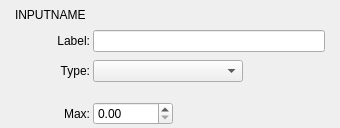
<?xml version="1.0" encoding="UTF-8"?>
<ui version="4.0">
 <class>JSONGUIInputAudioFFT</class>
 <widget class="QWidget" name="JSONGUIInputAudioFFT">
  <property name="geometry">
   <rect>
    <x>0</x>
    <y>0</y>
    <width>340</width>
    <height>128</height>
   </rect>
  </property>
  <property name="windowTitle">
   <string>Form</string>
  </property>
  <layout class="QVBoxLayout" name="verticalLayout">
   <property name="spacing">
    <number>3</number>
   </property>
   <property name="leftMargin">
    <number>3</number>
   </property>
   <property name="topMargin">
    <number>3</number>
   </property>
   <property name="rightMargin">
    <number>3</number>
   </property>
   <property name="bottomMargin">
    <number>3</number>
   </property>
   <item>
    <layout class="QGridLayout" name="gridLayout">
     <item row="0" column="2">
      <widget class="QLabelClickable" name="deleteLabel">
       <property name="sizePolicy">
        <sizepolicy hsizetype="Minimum" vsizetype="Minimum">
         <horstretch>0</horstretch>
         <verstretch>0</verstretch>
        </sizepolicy>
       </property>
       <property name="minimumSize">
        <size>
         <width>24</width>
         <height>24</height>
        </size>
       </property>
       <property name="maximumSize">
        <size>
         <width>24</width>
         <height>24</height>
        </size>
       </property>
       <property name="text">
        <string/>
       </property>
       <property name="pixmap">
        <pixmap resource="../resources.qrc">:/resources/JSONDeleteButtonImage.png</pixmap>
       </property>
       <property name="scaledContents">
        <bool>true</bool>
       </property>
      </widget>
     </item>
     <item row="0" column="1">
      <widget class="QLineEdit" name="inputNameEdit">
       <property name="styleSheet">
        <string notr="true">background: rgba(0,0,0,0); border-radius: 0px;</string>
       </property>
       <property name="text">
        <string>INPUTNAME</string>
       </property>
      </widget>
     </item>
     <item row="0" column="0">
      <widget class="QLabelDrag" name="dragLabel">
       <property name="maximumSize">
        <size>
         <width>24</width>
         <height>24</height>
        </size>
       </property>
       <property name="text">
        <string/>
       </property>
       <property name="pixmap">
        <pixmap resource="../resources.qrc">:/resources/JSONRearrangeButtonImg.png</pixmap>
       </property>
       <property name="scaledContents">
        <bool>true</bool>
       </property>
      </widget>
     </item>
    </layout>
   </item>
   <item>
    <layout class="QFormLayout" name="formLayout">
     <property name="fieldGrowthPolicy">
      <enum>QFormLayout::ExpandingFieldsGrow</enum>
     </property>
     <property name="verticalSpacing">
      <number>8</number>
     </property>
     <property name="leftMargin">
      <number>12</number>
     </property>
     <property name="rightMargin">
      <number>12</number>
     </property>
     <item row="0" column="0">
      <widget class="QLabel" name="label_2">
       <property name="minimumSize">
        <size>
         <width>75</width>
         <height>0</height>
        </size>
       </property>
       <property name="text">
        <string>Label:</string>
       </property>
       <property name="alignment">
        <set>Qt::AlignRight|Qt::AlignTrailing|Qt::AlignVCenter</set>
       </property>
      </widget>
     </item>
     <item row="0" column="1">
      <widget class="QLineEdit" name="labelField"/>
     </item>
     <item row="1" column="0">
      <widget class="QLabel" name="label_3">
       <property name="minimumSize">
        <size>
         <width>75</width>
         <height>0</height>
        </size>
       </property>
       <property name="text">
        <string>Type:</string>
       </property>
       <property name="alignment">
        <set>Qt::AlignRight|Qt::AlignTrailing|Qt::AlignVCenter</set>
       </property>
      </widget>
     </item>
     <item row="1" column="1">
      <widget class="QPassiveWheelComboBox" name="typePUB">
       <property name="sizePolicy">
        <sizepolicy hsizetype="Fixed" vsizetype="Fixed">
         <horstretch>0</horstretch>
         <verstretch>0</verstretch>
        </sizepolicy>
       </property>
       <property name="minimumSize">
        <size>
         <width>150</width>
         <height>0</height>
        </size>
       </property>
      </widget>
     </item>
    </layout>
   </item>
   <item>
    <layout class="QGridLayout" name="gridLayout_2">
     <property name="leftMargin">
      <number>12</number>
     </property>
     <property name="rightMargin">
      <number>12</number>
     </property>
     <item row="0" column="0">
      <widget class="QLabel" name="label_4">
       <property name="sizePolicy">
        <sizepolicy hsizetype="Fixed" vsizetype="Preferred">
         <horstretch>0</horstretch>
         <verstretch>0</verstretch>
        </sizepolicy>
       </property>
       <property name="minimumSize">
        <size>
         <width>75</width>
         <height>0</height>
        </size>
       </property>
       <property name="text">
        <string>Max:</string>
       </property>
       <property name="alignment">
        <set>Qt::AlignRight|Qt::AlignTrailing|Qt::AlignVCenter</set>
       </property>
      </widget>
     </item>
     <item row="0" column="1">
      <widget class="QDoubleSpinBox" name="maxSBox">
       <property name="sizePolicy">
        <sizepolicy hsizetype="Fixed" vsizetype="Fixed">
         <horstretch>0</horstretch>
         <verstretch>0</verstretch>
        </sizepolicy>
       </property>
       <property name="minimumSize">
        <size>
         <width>80</width>
         <height>0</height>
        </size>
       </property>
      </widget>
     </item>
     <item row="0" column="2">
      <spacer name="horizontalSpacer">
       <property name="orientation">
        <enum>Qt::Horizontal</enum>
       </property>
       <property name="sizeHint" stdset="0">
        <size>
         <width>40</width>
         <height>20</height>
        </size>
       </property>
      </spacer>
     </item>
    </layout>
   </item>
  </layout>
 </widget>
 <customwidgets>
  <customwidget>
   <class>QLabelClickable</class>
   <extends>QLabel</extends>
   <header>QLabelClickable.h</header>
  </customwidget>
  <customwidget>
   <class>QLabelDrag</class>
   <extends>QLabel</extends>
   <header>QLabelDrag.h</header>
  </customwidget>
  <customwidget>
   <class>QPassiveWheelComboBox</class>
   <extends>QComboBox</extends>
   <header>QPassiveWheelComboBox.h</header>
  </customwidget>
 </customwidgets>
 <resources>
  <include location="../resources.qrc"/>
 </resources>
 <connections/>
</ui>
